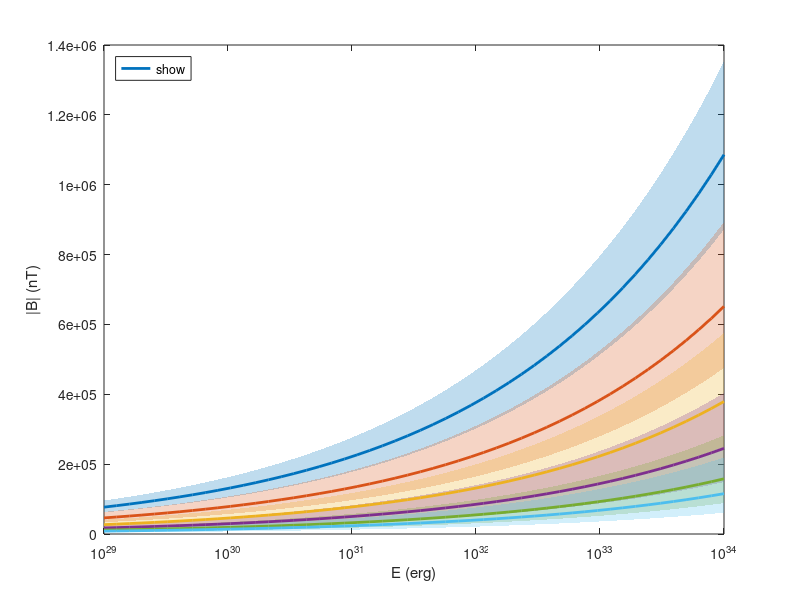

MATLAB code for this plot:
Flare_energy = logspace(29,34);

% Radius of the sun
R_Sun = 696340*1e3;
% Radius of the TRAPPIST star
R_Star = R_Sun * 0.1192; % (https://arxiv.org/pdf/2010.01074.pdf)

% Astronomical unit
AU = 1.496e+11;
Gauss2nT = 1e5;

% From Samara et al. (2021)
mean_decay_rate = 1.6;
std_decay_rate = 0.1;

% Bolometric energy is roughly 30% of the kinetic energy
% See figure 3 in
% https://iopscience.iop.org/article/10.1088/0004-637X/759/1/71/meta
CME_bolometric2kinetic = 200 / 71;

% Semi-major orbital axes for TRAPPIST-1 planets (AU) (https://arxiv.org/pdf/2010.01074.pdf)
orbital_distances = [0.01154;
    0.01588;
    0.02227;
    0.02925;
    0.03849;
    0.04683];

B0_Sun = @(energy) 5.94 * 1e-9 * energy.^0.23; % eq.A6
B0_Star = B0_Sun(CME_bolometric2kinetic*Flare_energy) * (R_Sun / R_Star)^2; % eq. A5

colors = [0.0000    0.4470    0.7410;...
    0.8500    0.3250    0.0980;...
    0.9290    0.6940    0.1250;...
    0.4940    0.1840    0.5560;...
    0.4660    0.6740    0.1880;...
    0.3010    0.7450    0.9330;...
    0.6350    0.0780    0.1840];
planet_names = {'1b','1c','1d','1e','1f','1g'};

n_planets = length(orbital_distances);

figure('Position',[150 150 400 400]);
for pidx=1:n_planets
    B_ICME_low = Gauss2nT * B0_Star * ((R_Star * 10) / (orbital_distances(pidx)*AU)) ^ (mean_decay_rate - 3*std_decay_rate); %eq. A4
    B_ICME_up = Gauss2nT * B0_Star * ((R_Star * 10) / (orbital_distances(pidx)*AU)) ^ (mean_decay_rate + 3*std_decay_rate); %eq. A4
    
    x2 = [Flare_energy, fliplr(Flare_energy)];
    inBetween = [B_ICME_low, fliplr(B_ICME_up)];
    fill(x2, inBetween, colors(pidx,:),'HandleVisibility','off','FaceAlpha',0.25,'EdgeColor','none');hold all
end
for pidx=1:n_planets
    B_ICME_mean = Gauss2nT * B0_Star * ((R_Star * 10) / (orbital_distances(pidx)*AU)) ^ mean_decay_rate; %eq. A4
    plot(Flare_energy,B_ICME_mean,'Color',colors(pidx,:),'DisplayName',planet_names{pidx},'LineWidth',2);hold all;
end
legend('show','location','northwest');
xlabel('E (erg)');
ylabel('|B| (nT)');
xlim([min(Flare_energy) max(Flare_energy)]);
set(gca,'xscale','log');

% print('./figures/Energy_vs_B_field.png','-dpng','-r600');
% crop_png('./figures/Energy_vs_B_field.png'); 